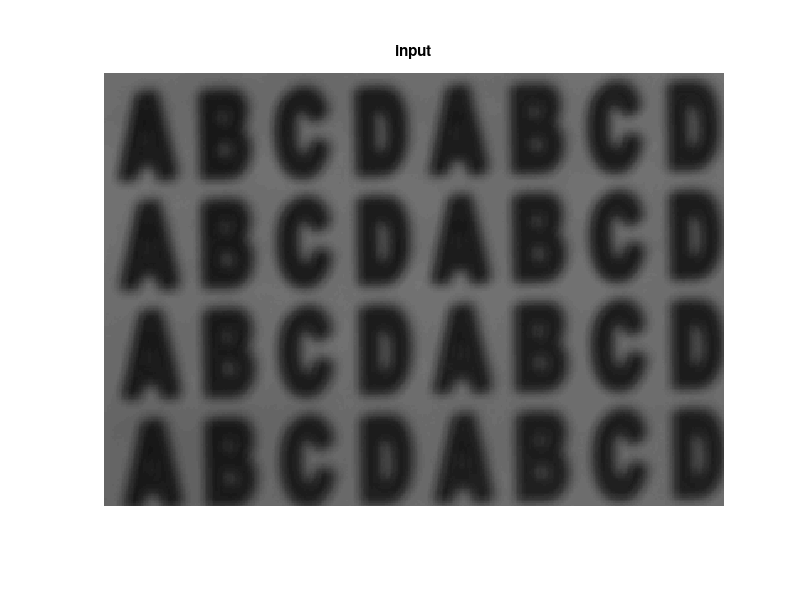
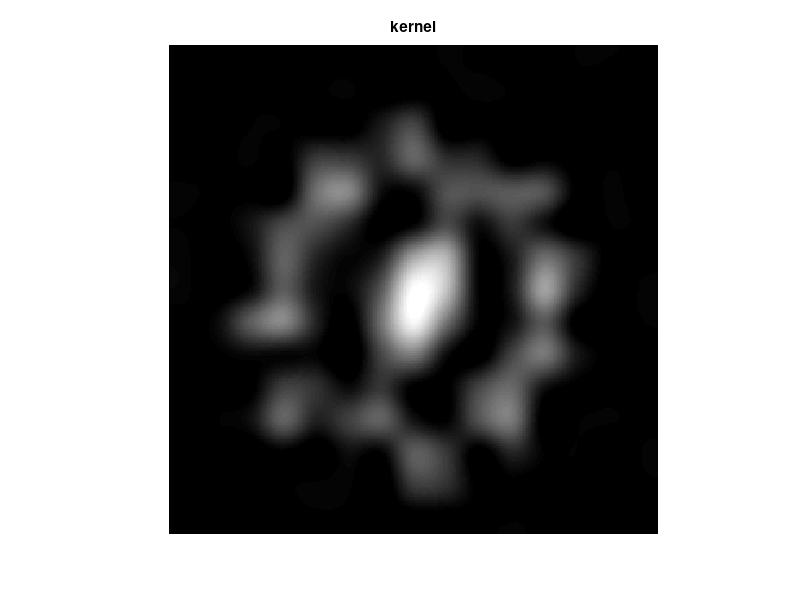

These figures' MATLAB source, in order: (Note: this script raises an error after producing the figures.)
load demo_inp

figure, imshow([I])
title('input')
drawnow

% filt = fspecial('gaussian', 19, 3);
figure, imshow(imresize(filt/max(filt(:)),20))
title('kernel')
drawnow


lucy_dI=deconvlucy(I,filt,20);
figure, imshow([lucy_dI])
title('lucy deconv')
drawnow 


[dI1]=deconvL2(I,filt,0.002,80);
[dI2]=deconvL2(I,filt,0.01,80);

figure, imshow([dI1,dI2])
title('L2 deconv (varying smoothness weight)')
drawnow


[fdI1]=deconvL2_frequency(I,filt,0.002);
[fdI2]=deconvL2_frequency(I,filt,0.01);

figure, imshow([fdI1,fdI2])
title('L2 deconv in frequency domain (varying smoothness weight)')
drawnow


[sdI1]=deconvSps(I,filt,0.001,200);
[sdI2]=deconvSps(I,filt,0.004,200);

figure, imshow([sdI1,sdI2])
title('sparse deconv (varying smoothness weight)')
drawnow

%Note: if you try this code with your own filter, 
%and you arent happy with the result, you might 
%need to flip your filter:
%filt=fliplr(flipud(filt)).
